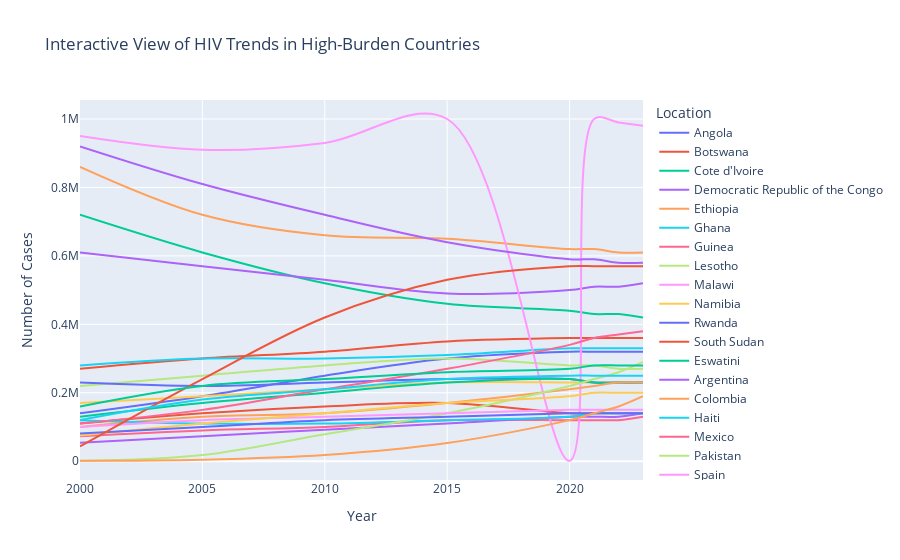

This figure's notebook cell:
### Markdown cell above
### 4.2 Interactive Visualization

### Code cell
import plotly.express as px

fig = px.line(top_countries_data, x='Year', y='NumericValue',
              color='Location', line_shape='spline',
              title='Interactive View of HIV Trends in High-Burden Countries',
              labels={'NumericValue': 'Number of Cases'},
              hover_data=['ParentLocation'])

fig.update_layout(hovermode='x unified')
fig.show()

### Figure 1 — Plotly figure (JSON) as saved in the notebook; plotly's stock layout.template omitted (floating-point values rounded to 4 significant figures)
{"data": [{"customdata": [["Africa"], ["Africa"], ["Africa"], ["Africa"], ["Africa"], ["Africa"], ["Africa"], ["Africa"]], "hovertemplate": "Location=Angola<br>Year=%{x}<br>Number of Cases=%{y}<br>ParentLocation=%{customdata[0]}<extra></extra>", "legendgroup": "Angola", "line": {"color": "#636efa", "dash": "solid", "shape": "spline"}, "marker": {"symbol": "circle"}, "mode": "lines", "name": "Angola", "orientation": "v", "showlegend": true, "type": "scatter", "x": [2023, 2022, 2021, 2020, 2015, 2010, 2005, 2000], "xaxis": "x", "y": [320000.0, 320000.0, 320000.0, 320000.0, 300000.0, 250000.0, 190000.0, 140000.0], "yaxis": "y"}, {"customdata": [["Africa"], ["Africa"], ["Africa"], ["Africa"], ["Africa"], ["Africa"], ["Africa"], ["Africa"]], "hovertemplate": "Location=Botswana<br>Year=%{x}<br>Number of Cases=%{y}<br>ParentLocation=%{customdata[0]}<extra></extra>", "legendgroup": "Botswana", "line": {"color": "#EF553B", "dash": "solid", "shape": "spline"}, "marker": {"symbol": "circle"}, "mode": "lines", "name": "Botswana", "orientation": "v", "showlegend": true, "type": "scatter", "x": [2023, 2022, 2021, 2020, 2015, 2010, 2005, 2000], "xaxis": "x", "y": [360000.0, 360000.0, 360000.0, 360000.0, 350000.0, 320000.0, 300000.0, 270000.0], "yaxis": "y"}, {"customdata": [["Africa"], ["Africa"], ["Africa"], ["Africa"], ["Africa"], ["Africa"], ["Africa"], ["Africa"]], "hovertemplate": "Location=Cote d'Ivoire<br>Year=%{x}<br>Number of Cases=%{y}<br>ParentLocation=%{customdata[0]}<extra></extra>", "legendgroup": "Cote d'Ivoire", "line": {"color": "#00cc96", "dash": "solid", "shape": "spline"}, "marker": {"symbol": "circle"}, "mode": "lines", "name": "Cote d'Ivoire", "orientation": "v", "showlegend": true, "type": "scatter", "x": [2023, 2022, 2021, 2020, 2015, 2010, 2005, 2000], "xaxis": "x", "y": [420000.0, 430000.0, 430000.0, 440000.0, 460000.0, 520000.0, 610000.0, 720000.0], "yaxis": "y"}, {"customdata": [["Africa"], ["Africa"], ["Africa"], ["Africa"], ["Africa"], ["Africa"], ["Africa"], ["Africa"]], "hovertemplate": "Location=Democratic Republic of the Congo<br>Year=%{x}<br>Number of Cases=%{y}<br>ParentLocation=%{customdata[0]}<extra></extra>", "legendgroup": "Democratic Republic of the Congo", "line": {"color": "#ab63fa", "dash": "solid", "shape": "spline"}, "marker": {"symbol": "circle"}, "mode": "lines", "name": "Democratic Republic of the Congo", "orientation": "v", "showlegend": true, "type": "scatter", "x": [2023, 2022, 2021, 2020, 2015, 2010, 2005, 2000], "xaxis": "x", "y": [520000.0, 510000.0, 510000.0, 500000.0, 490000.0, 530000.0, 570000.0, 610000.0], "yaxis": "y"}, {"customdata": [["Africa"], ["Africa"], ["Africa"], ["Africa"], ["Africa"], ["Africa"], ["Africa"], ["Africa"]], "hovertemplate": "Location=Ethiopia<br>Year=%{x}<br>Number of Cases=%{y}<br>ParentLocation=%{customdata[0]}<extra></extra>", "legendgroup": "Ethiopia", "line": {"color": "#FFA15A", "dash": "solid", "shape": "spline"}, "marker": {"symbol": "circle"}, "mode": "lines", "name": "Ethiopia", "orientation": "v", "showlegend": true, "type": "scatter", "x": [2023, 2022, 2021, 2020, 2015, 2010, 2005, 2000], "xaxis": "x", "y": [610000.0, 610000.0, 620000.0, 620000.0, 650000.0, 660000.0, 720000.0, 860000.0], "yaxis": "y"}, {"customdata": [["Africa"], ["Africa"], ["Africa"], ["Africa"], ["Africa"], ["Africa"], ["Africa"], ["Africa"]], "hovertemplate": "Location=Ghana<br>Year=%{x}<br>Number of Cases=%{y}<br>ParentLocation=%{customdata[0]}<extra></extra>", "legendgroup": "Ghana", "line": {"color": "#19d3f3", "dash": "solid", "shape": "spline"}, "marker": {"symbol": "circle"}, "mode": "lines", "name": "Ghana", "orientation": "v", "showlegend": true, "type": "scatter", "x": [2023, 2022, 2021, 2020, 2015, 2010, 2005, 2000], "xaxis": "x", "y": [330000.0, 330000.0, 330000.0, 330000.0, 310000.0, 300000.0, 300000.0, 280000.0], "yaxis": "y"}, {"customdata": [["Africa"], ["Africa"], ["Africa"], ["Africa"], ["Africa"], ["Africa"], ["Africa"], ["Africa"]], "hovertemplate": "Location=Guinea<br>Year=%{x}<br>Number of Cases=%{y}<br>ParentLocation=%{customdata[0]}<extra></extra>", "legendgroup": "Guinea", "line": {"color": "#FF6692", "dash": "solid", "shape": "spline"}, "marker": {"symbol": "circle"}, "mode": "lines", "name": "Guinea", "orientation": "v", "showlegend": true, "type": "scatter", "x": [2023, 2022, 2021, 2020, 2015, 2010, 2005, 2000], "xaxis": "x", "y": [130000.0, 120000.0, 120000.0, 120000.0, 120000.0, 100000.0, 90000.0, 73000.0], "yaxis": "y"}, {"customdata": [["Africa"], ["Africa"], ["Africa"], ["Africa"], ["Africa"], ["Africa"], ["Africa"], ["Africa"]], "hovertemplate": "Location=Lesotho<br>Year=%{x}<br>Number of Cases=%{y}<br>ParentLocation=%{customdata[0]}<extra></extra>", "legendgroup": "Lesotho", "line": {"color": "#B6E880", "dash": "solid", "shape": "spline"}, "marker": {"symbol": "circle"}, "mode": "lines", "name": "Lesotho", "orientation": "v", "showlegend": true, "type": "scatter", "x": [2023, 2022, 2021, 2020, 2015, 2010, 2005, 2000], "xaxis": "x", "y": [270000.0, 270000.0, 280000.0, 280000.0, 300000.0, 280000.0, 250000.0, 220000.0], "yaxis": "y"}, {"customdata": [["Africa"], ["Africa"], ["Africa"], ["Africa"], ["Africa"], ["Africa"], ["Africa"], ["Africa"]], "hovertemplate": "Location=Malawi<br>Year=%{x}<br>Number of Cases=%{y}<br>ParentLocation=%{customdata[0]}<extra></extra>", "legendgroup": "Malawi", "line": {"color": "#FF97FF", "dash": "solid", "shape": "spline"}, "marker": {"symbol": "circle"}, "mode": "lines", "name": "Malawi", "orientation": "v", "showlegend": true, "type": "scatter", "x": [2023, 2022, 2021, 2020, 2015, 2010, 2005, 2000], "xaxis": "x", "y": [980000.0, 990000.0, 1000000.0, 1000.0, 1000000.0, 930000.0, 910000.0, 950000.0], "yaxis": "y"}, {"customdata": [["Africa"], ["Africa"], ["Africa"], ["Africa"], ["Africa"], ["Africa"], ["Africa"], ["Africa"]], "hovertemplate": "Location=Namibia<br>Year=%{x}<br>Number of Cases=%{y}<br>ParentLocation=%{customdata[0]}<extra></extra>", "legendgroup": "Namibia", "line": {"color": "#FECB52", "dash": "solid", "shape": "spline"}, "marker": {"symbol": "circle"}, "mode": "lines", "name": "Namibia", "orientation": "v", "showlegend": true, "type": "scatter", "x": [2023, 2022, 2021, 2020, 2015, 2010, 2005, 2000], "xaxis": "x", "y": [230000.0, 230000.0, 230000.0, 230000.0, 230000.0, 210000.0, 190000.0, 170000.0], "yaxis": "y"}, {"customdata": [["Africa"], ["Africa"], ["Africa"], ["Africa"], ["Africa"], ["Africa"], ["Africa"], ["Africa"]], "hovertemplate": "Location=Rwanda<br>Year=%{x}<br>Number of Cases=%{y}<br>ParentLocation=%{customdata[0]}<extra></extra>", "legendgroup": "Rwanda", "line": {"color": "#636efa", "dash": "solid", "shape": "spline"}, "marker": {"symbol": "circle"}, "mode": "lines", "name": "Rwanda", "orientation": "v", "showlegend": true, "type": "scatter", "x": [2023, 2022, 2021, 2020, 2015, 2010, 2005, 2000], "xaxis": "x", "y": [230000.0, 230000.0, 230000.0, 240000.0, 240000.0, 230000.0, 220000.0, 230000.0], "yaxis": "y"}, {"customdata": [["Africa"], ["Africa"], ["Africa"], ["Africa"], ["Africa"], ["Africa"], ["Africa"], ["Africa"]], "hovertemplate": "Location=South Sudan<br>Year=%{x}<br>Number of Cases=%{y}<br>ParentLocation=%{customdata[0]}<extra></extra>", "legendgroup": "South Sudan", "line": {"color": "#EF553B", "dash": "solid", "shape": "spline"}, "marker": {"symbol": "circle"}, "mode": "lines", "name": "South Sudan", "orientation": "v", "showlegend": true, "type": "scatter", "x": [2023, 2022, 2021, 2020, 2015, 2010, 2005, 2000], "xaxis": "x", "y": [140000.0, 140000.0, 140000.0, 140000.0, 170000.0, 160000.0, 140000.0, 110000.0], "yaxis": "y"}, {"customdata": [["Africa"], ["Africa"], ["Africa"], ["Africa"], ["Africa"], ["Africa"], ["Africa"], ["Africa"]], "hovertemplate": "Location=Eswatini<br>Year=%{x}<br>Number of Cases=%{y}<br>ParentLocation=%{customdata[0]}<extra></extra>", "legendgroup": "Eswatini", "line": {"color": "#00cc96", "dash": "solid", "shape": "spline"}, "marker": {"symbol": "circle"}, "mode": "lines", "name": "Eswatini", "orientation": "v", "showlegend": true, "type": "scatter", "x": [2023, 2022, 2021, 2020, 2015, 2010, 2005, 2000], "xaxis": "x", "y": [230000.0, 230000.0, 230000.0, 240000.0, 230000.0, 200000.0, 170000.0, 130000.0], "yaxis": "y"}, {"customdata": [["Americas"], ["Americas"], ["Americas"], ["Americas"], ["Americas"], ["Americas"], ["Americas"], ["Americas"]], "hovertemplate": "Location=Argentina<br>Year=%{x}<br>Number of Cases=%{y}<br>ParentLocation=%{customdata[0]}<extra></extra>", "legendgroup": "Argentina", "line": {"color": "#ab63fa", "dash": "solid", "shape": "spline"}, "marker": {"symbol": "circle"}, "mode": "lines", "name": "Argentina", "orientation": "v", "showlegend": true, "type": "scatter", "x": [2023, 2022, 2021, 2020, 2015, 2010, 2005, 2000], "xaxis": "x", "y": [140000.0, 130000.0, 130000.0, 130000.0, 110000.0, 92000.0, 73000.0, 54000.0], "yaxis": "y"}, {"customdata": [["Americas"], ["Americas"], ["Americas"], ["Americas"], ["Americas"], ["Americas"], ["Americas"], ["Americas"]], "hovertemplate": "Location=Colombia<br>Year=%{x}<br>Number of Cases=%{y}<br>ParentLocation=%{customdata[0]}<extra></extra>", "legendgroup": "Colombia", "line": {"color": "#FFA15A", "dash": "solid", "shape": "spline"}, "marker": {"symbol": "circle"}, "mode": "lines", "name": "Colombia", "orientation": "v", "showlegend": true, "type": "scatter", "x": [2023, 2022, 2021, 2020, 2015, 2010, 2005, 2000], "xaxis": "x", "y": [230000.0, 230000.0, 220000.0, 210000.0, 170000.0, 140000.0, 130000.0, 100000.0], "yaxis": "y"}, {"customdata": [["Americas"], ["Americas"], ["Americas"], ["Americas"], ["Americas"], ["Americas"], ["Americas"], ["Americas"]], "hovertemplate": "Location=Haiti<br>Year=%{x}<br>Number of Cases=%{y}<br>ParentLocation=%{customdata[0]}<extra></extra>", "legendgroup": "Haiti", "line": {"color": "#19d3f3", "dash": "solid", "shape": "spline"}, "marker": {"symbol": "circle"}, "mode": "lines", "name": "Haiti", "orientation": "v", "showlegend": true, "type": "scatter", "x": [2023, 2022, 2021, 2020, 2015, 2010, 2005, 2000], "xaxis": "x", "y": [140000.0, 140000.0, 140000.0, 130000.0, 120000.0, 110000.0, 110000.0, 120000.0], "yaxis": "y"}, {"customdata": [["Americas"], ["Americas"], ["Americas"], ["Americas"], ["Americas"], ["Americas"], ["Americas"], ["Americas"]], "hovertemplate": "Location=Mexico<br>Year=%{x}<br>Number of Cases=%{y}<br>ParentLocation=%{customdata[0]}<extra></extra>", "legendgroup": "Mexico", "line": {"color": "#FF6692", "dash": "solid", "shape": "spline"}, "marker": {"symbol": "circle"}, "mode": "lines", "name": "Mexico", "orientation": "v", "showlegend": true, "type": "scatter", "x": [2023, 2022, 2021, 2020, 2015, 2010, 2005, 2000], "xaxis": "x", "y": [380000.0, 370000.0, 360000.0, 340000.0, 270000.0, 210000.0, 150000.0, 110000.0], "yaxis": "y"}, {"customdata": [["Eastern Mediterranean"], ["Eastern Mediterranean"], ["Eastern Mediterranean"], ["Eastern Mediterranean"], ["Eastern Mediterranean"], ["Eastern Mediterranean"], ["Eastern Mediterranean"], ["Eastern Mediterranean"]], "hovertemplate": "Location=Pakistan<br>Year=%{x}<br>Number of Cases=%{y}<br>ParentLocation=%{customdata[0]}<extra></extra>", "legendgroup": "Pakistan", "line": {"color": "#B6E880", "dash": "solid", "shape": "spline"}, "marker": {"symbol": "circle"}, "mode": "lines", "name": "Pakistan", "orientation": "v", "showlegend": true, "type": "scatter", "x": [2023, 2022, 2021, 2020, 2015, 2010, 2005, 2000], "xaxis": "x", "y": [290000.0, 260000.0, 240000.0, 220000.0, 140000.0, 79000.0, 18000.0, 600.0], "yaxis": "y"}, {"customdata": [["Europe"], ["Europe"], ["Europe"], ["Europe"], ["Europe"], ["Europe"], ["Europe"], ["Europe"]], "hovertemplate": "Location=Spain<br>Year=%{x}<br>Number of Cases=%{y}<br>ParentLocation=%{customdata[0]}<extra></extra>", "legendgroup": "Spain", "line": {"color": "#FF97FF", "dash": "solid", "shape": "spline"}, "marker": {"symbol": "circle"}, "mode": "lines", "name": "Spain", "orientation": "v", "showlegend": true, "type": "scatter", "x": [2023, 2022, 2021, 2020, 2015, 2010, 2005, 2000], "xaxis": "x", "y": [150000.0, 150000.0, 150000.0, 150000.0, 140000.0, 130000.0, 120000.0, 100000.0], "yaxis": "y"}, {"customdata": [["Europe"], ["Europe"], ["Europe"], ["Europe"], ["Europe"], ["Europe"], ["Europe"], ["Europe"]], "hovertemplate": "Location=France<br>Year=%{x}<br>Number of Cases=%{y}<br>ParentLocation=%{customdata[0]}<extra></extra>", "legendgroup": "France", "line": {"color": "#FECB52", "dash": "solid", "shape": "spline"}, "marker": {"symbol": "circle"}, "mode": "lines", "name": "France", "orientation": "v", "showlegend": true, "type": "scatter", "x": [2023, 2022, 2021, 2020, 2015, 2010, 2005, 2000], "xaxis": "x", "y": [200000.0, 200000.0, 200000.0, 190000.0, 170000.0, 140000.0, 110000.0, 75000.0], "yaxis": "y"}, {"customdata": [["Europe"], ["Europe"], ["Europe"], ["Europe"], ["Europe"], ["Europe"], ["Europe"], ["Europe"]], "hovertemplate": "Location=Italy<br>Year=%{x}<br>Number of Cases=%{y}<br>ParentLocation=%{customdata[0]}<extra></extra>", "legendgroup": "Italy", "line": {"color": "#636efa", "dash": "solid", "shape": "spline"}, "marker": {"symbol": "circle"}, "mode": "lines", "name": "Italy", "orientation": "v", "showlegend": true, "type": "scatter", "x": [2023, 2022, 2021, 2020, 2015, 2010, 2005, 2000], "xaxis": "x", "y": [140000.0, 140000.0, 140000.0, 140000.0, 130000.0, 120000.0, 100000.0, 81000.0], "yaxis": "y"}, {"customdata": [["South-East Asia"], ["South-East Asia"], ["South-East Asia"], ["South-East Asia"], ["South-East Asia"], ["South-East Asia"], ["South-East Asia"], ["South-East Asia"]], "hovertemplate": "Location=Indonesia<br>Year=%{x}<br>Number of Cases=%{y}<br>ParentLocation=%{customdata[0]}<extra></extra>", "legendgroup": "Indonesia", "line": {"color": "#EF553B", "dash": "solid", "shape": "spline"}, "marker": {"symbol": "circle"}, "mode": "lines", "name": "Indonesia", "orientation": "v", "showlegend": true, "type": "scatter", "x": [2023, 2022, 2021, 2020, 2015, 2010, 2005, 2000], "xaxis": "x", "y": [570000.0, 570000.0, 570000.0, 570000.0, 530000.0, 420000.0, 240000.0, 43000.0], "yaxis": "y"}, {"customdata": [["South-East Asia"], ["South-East Asia"], ["South-East Asia"], ["South-East Asia"], ["South-East Asia"], ["South-East Asia"], ["South-East Asia"], ["South-East Asia"]], "hovertemplate": "Location=Myanmar<br>Year=%{x}<br>Number of Cases=%{y}<br>ParentLocation=%{customdata[0]}<extra></extra>", "legendgroup": "Myanmar", "line": {"color": "#00cc96", "dash": "solid", "shape": "spline"}, "marker": {"symbol": "circle"}, "mode": "lines", "name": "Myanmar", "orientation": "v", "showlegend": true, "type": "scatter", "x": [2023, 2022, 2021, 2020, 2015, 2010, 2005, 2000], "xaxis": "x", "y": [280000.0, 280000.0, 280000.0, 270000.0, 260000.0, 240000.0, 220000.0, 160000.0], "yaxis": "y"}, {"customdata": [["South-East Asia"], ["South-East Asia"], ["South-East Asia"], ["South-East Asia"], ["South-East Asia"], ["South-East Asia"], ["South-East Asia"], ["South-East Asia"]], "hovertemplate": "Location=Thailand<br>Year=%{x}<br>Number of Cases=%{y}<br>ParentLocation=%{customdata[0]}<extra></extra>", "legendgroup": "Thailand", "line": {"color": "#ab63fa", "dash": "solid", "shape": "spline"}, "marker": {"symbol": "circle"}, "mode": "lines", "name": "Thailand", "orientation": "v", "showlegend": true, "type": "scatter", "x": [2023, 2022, 2021, 2020, 2015, 2010, 2005, 2000], "xaxis": "x", "y": [580000.0, 580000.0, 590000.0, 590000.0, 640000.0, 720000.0, 810000.0, 920000.0], "yaxis": "y"}, {"customdata": [["Western Pacific"], ["Western Pacific"], ["Western Pacific"], ["Western Pacific"], ["Western Pacific"], ["Western Pacific"], ["Western Pacific"], ["Western Pacific"]], "hovertemplate": "Location=Philippines<br>Year=%{x}<br>Number of Cases=%{y}<br>ParentLocation=%{customdata[0]}<extra></extra>", "legendgroup": "Philippines", "line": {"color": "#FFA15A", "dash": "solid", "shape": "spline"}, "marker": {"symbol": "circle"}, "mode": "lines", "name": "Philippines", "orientation": "v", "showlegend": true, "type": "scatter", "x": [2023, 2022, 2021, 2020, 2015, 2010, 2005, 2000], "xaxis": "x", "y": [190000.0, 160000.0, 140000.0, 120000.0, 53000.0, 18000.0, 4300.0, 1100.0], "yaxis": "y"}, {"customdata": [["Western Pacific"], ["Western Pacific"], ["Western Pacific"], ["Western Pacific"], ["Western Pacific"], ["Western Pacific"], ["Western Pacific"], ["Western Pacific"]], "hovertemplate": "Location=Viet Nam<br>Year=%{x}<br>Number of Cases=%{y}<br>ParentLocation=%{customdata[0]}<extra></extra>", "legendgroup": "Viet Nam", "line": {"color": "#19d3f3", "dash": "solid", "shape": "spline"}, "marker": {"symbol": "circle"}, "mode": "lines", "name": "Viet Nam", "orientation": "v", "showlegend": true, "type": "scatter", "x": [2023, 2022, 2021, 2020, 2015, 2010, 2005, 2000], "xaxis": "x", "y": [250000.0, 250000.0, 250000.0, 250000.0, 240000.0, 210000.0, 180000.0, 120000.0], "yaxis": "y"}], "layout": {"hovermode": "x unified", "legend": {"title": {"text": "Location"}, "tracegroupgap": 0}, "title": {"text": "Interactive View of HIV Trends in High-Burden Countries"}, "xaxis": {"anchor": "y", "domain": [0, 1], "title": {"text": "Year"}}, "yaxis": {"anchor": "x", "domain": [0, 1], "title": {"text": "Number of Cases"}}}}
